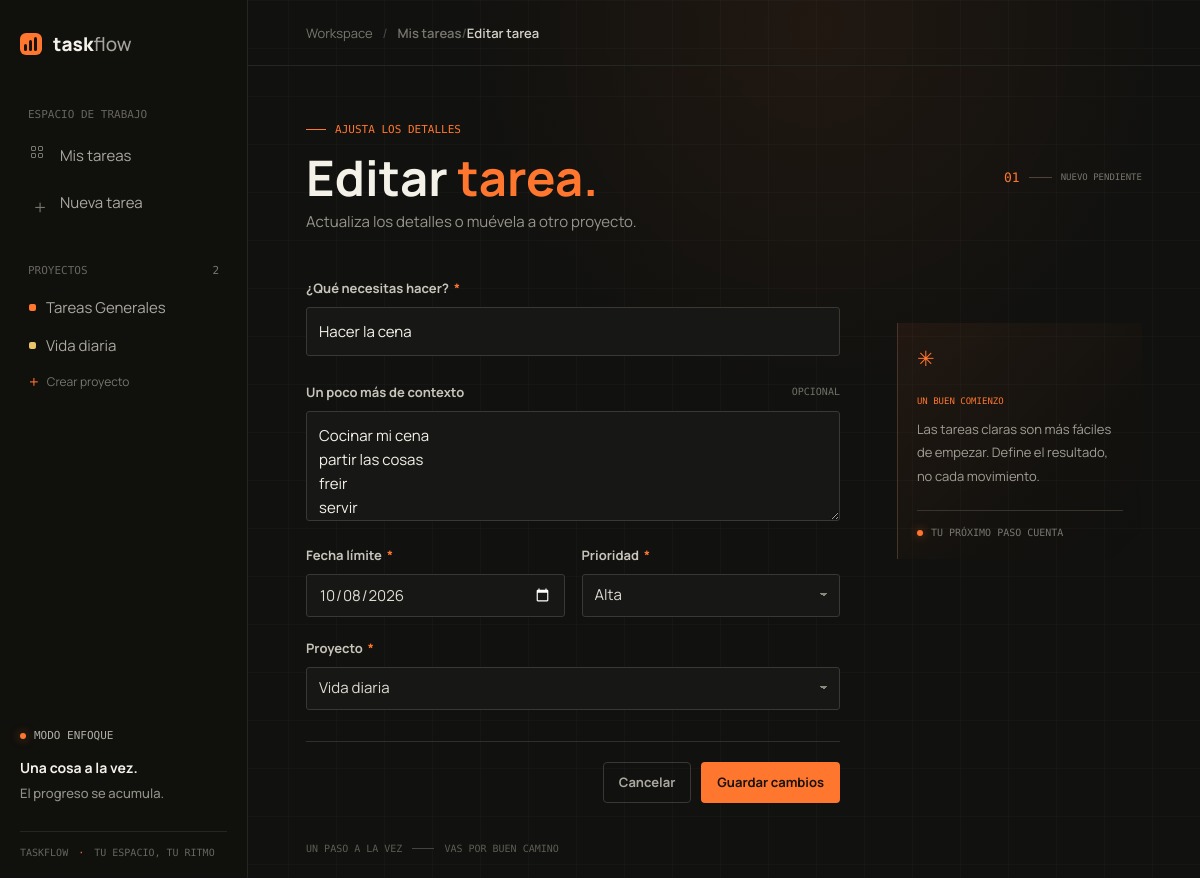
/tareas/2/editar, run on the app's committed database.
### tables this page shows
CREATE TABLE proyectos (
            id INTEGER PRIMARY KEY AUTOINCREMENT,
            nombre TEXT NOT NULL,
            descripcion TEXT,
            fecha_inicio TEXT,
            estado TEXT
        );

CREATE TABLE tareas (
            id INTEGER PRIMARY KEY AUTOINCREMENT,
            titulo TEXT NOT NULL,
            descripcion TEXT,
            fecha_creacion TEXT,
            fecha_limite TEXT,
            prioridad TEXT,
            estado TEXT,
            proyecto_id INTEGER,
            FOREIGN KEY (proyecto_id) REFERENCES proyectos(id)
        );

### app.py (the view, shortened to what this page needs)
@app.route('/tareas/<int:tarea_id>/editar', methods=['GET', 'POST'])
def editar_tarea_web(tarea_id):
    tarea = db_manager.obtener_tarea(tarea_id)
    if tarea is None:
        abort(404)
    proyectos = db_manager.obtener_proyectos()
    return render_template(
        'formulario_tarea.html',
        proyectos=[proyecto.to_dict() for proyecto in proyectos],
        tarea=tarea.to_dict(),
        return_project_id=request.args.get('proyecto_id', type=int)
    )

### src/database.py (called while the page is built)
def get_connection():
    conn = sqlite3.connect(DATABASE_NAME)
    conn.row_factory = sqlite3.Row
    return conn

    def obtener_proyectos(self):
        conn = get_connection()
        cursor = conn.cursor()
        cursor.execute("SELECT * FROM proyectos")
        filas = cursor.fetchall()
        conn.close()
        proyectos = [
            Proyecto(nombre=fila['nombre'], descripcion=fila['descripcion'],
                     id=fila['id'], estado=fila['estado'])
            for fila in filas
        ]
        return proyectos

    def obtener_tarea(self, tarea_id: int):
        conn = get_connection()
        fila = conn.execute(
            "SELECT * FROM tareas WHERE id = ?", (tarea_id,)
        ).fetchone()
        conn.close()
        if fila is None:
            return None
        return Tarea(
            titulo=fila['titulo'], fecha_limite=fila['fecha_limite'],
            prioridad=fila['prioridad'], proyecto_id=fila['proyecto_id'],
            descripcion=fila['descripcion'], id=fila['id'],
            estado=fila['estado'], fecha_creacion=fila['fecha_creacion']
        )

### src/modelos.py (called while the page is built)
    def to_dict(self):
        return {
            'id': self._id,
            'nombre': self._nombre,
            'descripcion': self._descripcion,
            'fecha_inicio': self._fecha_inicio,
            'estado': self._estado
        }

    def to_dict(self):
        return {
            'id': self._id,
            'titulo': self._titulo,
            'descripcion': self._descripcion,
            'fecha_creacion': self._fecha_creacion,
            'fecha_limite': self._fecha_limite,
            'prioridad': self._prioridad,
            'estado': self._estado,
            'proyecto_id': self._proyecto_id
        }

### templates/formulario_tarea.html (shortened to what this page needs)
{% extends 'base.html' %}
{% block breadcrumb %}<a href="{{ url_for('index') }}">Mis tareas</a><span class="crumb-slash">/</span>{{ 'Editar tarea' if tarea else 'Nueva tarea' }}{% endblock %}
{% block content %}
<section class="page-content form-page">
    <div class="page-heading form-heading">
        <div>
            <div class="eyebrow"><span class="eyebrow-line"></span> {{ 'AJUSTA LOS DETALLES' if tarea else 'EMPIEZA EN PEQUEÑO' }}</div>
            <h1>{{ 'Editar' if tarea else 'Nueva' }} <span>tarea.</span></h1>
            <p class="page-subtitle">{{ 'Actualiza los detalles o muévela a otro proyecto.' if tarea else 'Ponle nombre al siguiente paso. Lo demás viene después.' }}</p>
        </div>
        <div class="form-index"><span>01</span><i></i> NUEVO PENDIENTE</div>
    </div>
    <div class="form-layout">
        <form class="task-form" method="post" action="{{ url_for('editar_tarea_web', tarea_id=tarea.id) if tarea else url_for('crear_tarea_web') }}">
            <label class="field-label" for="titulo">¿Qué necesitas hacer?<span class="required-mark">*</span></label>
            <input class="text-input title-input" id="titulo" name="titulo" type="text" maxlength="120" value="{{ tarea.titulo if tarea else '' }}" placeholder="Ej. Preparar presentación de proyecto" required autofocus>
            <label class="field-label description-label" for="descripcion">Un poco más de contexto <span class="optional-mark">OPCIONAL</span></label>
            <textarea class="text-input description-input" id="descripcion" name="descripcion" rows="4" placeholder="Añade detalles que te ayuden a retomarla...">{{ tarea.descripcion if tarea else '' }}</textarea>
            <div class="field-grid">
                <div class="field-group">
                    <label class="field-label" for="fecha_limite">Fecha límite<span class="required-mark">*</span></label>
                    <input class="text-input" id="fecha_limite" name="fecha_limite" type="date" value="{{ tarea.fecha_limite if tarea else '' }}" required>
                </div>
                <div class="field-group">
                    <label class="field-label" for="prioridad">Prioridad<span class="required-mark">*</span></label>
                    <select class="text-input" id="prioridad" name="prioridad" required>
                        <option value="Alta" {% if tarea and tarea.prioridad == 'Alta' %}selected{% endif %}>Alta</option>
                    </select>
                </div>
            </div>
            <div class="field-group project-field">
                <label class="field-label" for="proyecto_id">Proyecto<span class="required-mark">*</span></label>
                <select class="text-input" id="proyecto_id" name="proyecto_id" required>
                    {% for proyecto in proyectos %}
                    <option value="{{ proyecto.id }}" {% if tarea and tarea.proyecto_id == proyecto.id %}selected{% endif %}>{{ proyecto.nombre }}</option>
                    {% endfor %}
                </select>
            </div>
            <div class="form-actions">
                <a class="button button-quiet" href="{{ url_for('index') }}">Cancelar</a>
                <button class="button button-primary" type="submit">{{ 'Guardar cambios' if tarea else 'Crear tarea' }}</button>
            </div>
        </form>
        <aside class="form-aside">
            <div class="aside-mark" aria-hidden="true">✳</div>
            <div class="aside-kicker">UN BUEN COMIENZO</div>
            <p>Las tareas claras son más fáciles de empezar. Define el resultado, no cada movimiento.</p>
            <div class="aside-rule"></div>
            <div class="aside-foot"><span class="focus-pulse"></span> TU PRÓXIMO PASO CUENTA</div>
        </aside>
    </div>
    <footer class="page-footer"><span>UN PASO A LA VEZ</span><span class="footer-dash"></span><span>VAS POR BUEN CAMINO</span></footer>
</section>
{% endblock %}

### templates/base.html (shortened to what this page needs)
<!doctype html>
<html lang="es">
<head>
    <link rel="stylesheet" href="{{ url_for('static', filename='css/style.css') }}">
</head>
<body>
    <div class="app-shell">
        <aside class="sidebar">
            <a class="brand" href="{{ url_for('index') }}" aria-label="Taskflow, inicio">
                <span class="brand-mark"><span></span><span></span><span></span></span>
                <span>task<span class="brand-light">flow</span></span>
            </a>
            <div class="sidebar-caption">ESPACIO DE TRABAJO</div>
            <nav class="main-nav" aria-label="Navegación principal">
                <a class="nav-link {% if request.endpoint == 'index' %}is-active{% endif %}" href="{{ url_for('index') }}">
                    <span class="nav-icon nav-grid" aria-hidden="true"><i></i><i></i><i></i><i></i></span>
                    <span>Mis tareas</span>
                </a>
                <a class="nav-link {% if request.endpoint == 'crear_tarea_web' %}is-active{% endif %}" href="{{ url_for('crear_tarea_web') }}">
                    <span class="nav-icon nav-plus" aria-hidden="true">+</span>
                    <span>Nueva tarea</span>
                </a>
            </nav>
            <div class="sidebar-caption project-caption">PROYECTOS <span>{{ proyectos|length if proyectos is defined else 0 }}</span></div>
            <div class="project-list">
                {% if proyectos is defined and proyectos %}
                    {% for proyecto in proyectos %}
                    <a class="project-link {% if proyecto_actual and proyecto_actual.id == proyecto.id %}is-current{% endif %}" href="{{ url_for('ver_proyecto', proyecto_id=proyecto.id) }}">
                        <span class="project-dot dot-{{ loop.index0 % 4 }}"></span>
                        <span class="project-name">{{ proyecto.nombre }}</span>
                    </a>
                    {% endfor %}
                {% else %}
                    <div class="project-empty">Aún no hay proyectos</div>
                {% endif %}
                <a class="project-add" href="{{ url_for('crear_proyecto_web') }}"><span aria-hidden="true">+</span> Crear proyecto</a>
            </div>
            <div class="sidebar-bottom">
                <div class="focus-label"><span class="focus-pulse"></span> MODO ENFOQUE</div>
                <div class="focus-copy">Una cosa a la vez.<br><span>El progreso se acumula.</span></div>
                <div class="sidebar-version">TASKFLOW <span>·</span> TU ESPACIO, TU RITMO</div>
            </div>
        </aside>
        <main class="main-content">
            <header class="topbar">
                <div class="breadcrumb"><span>Workspace</span><span class="crumb-slash">/</span><strong>{% block breadcrumb %}Tareas{% endblock %}</strong></div>
            </header>
            {% block content %}{% endblock %}
        </main>
    </div>
</body>
</html>

### data on the page
proyectos: nombre "Tareas Generales"
proyectos: nombre "Vida diaria"
tareas: titulo "Hacer la cena", descripcion "Cocinar mi cena partir las cosas freir servir", fecha_limite "10/08/2026", prioridad "Alta", proyecto_id "Vida diaria"

### other printed values
{{ proyectos|length if proyectos is defined else 0 }} "2"
{{ 'Editar tarea' if tarea else 'Nueva tarea' }} "Editar tarea"
{{ 'AJUSTA LOS DETALLES' if tarea else 'EMPIEZA EN PEQUEÑO' }} "AJUSTA LOS DETALLES"
{{ 'Editar' if tarea else 'Nueva' }} "Editar"
{{ 'Guardar cambios' if tarea else 'Crear tarea' }} "Guardar cambios"
